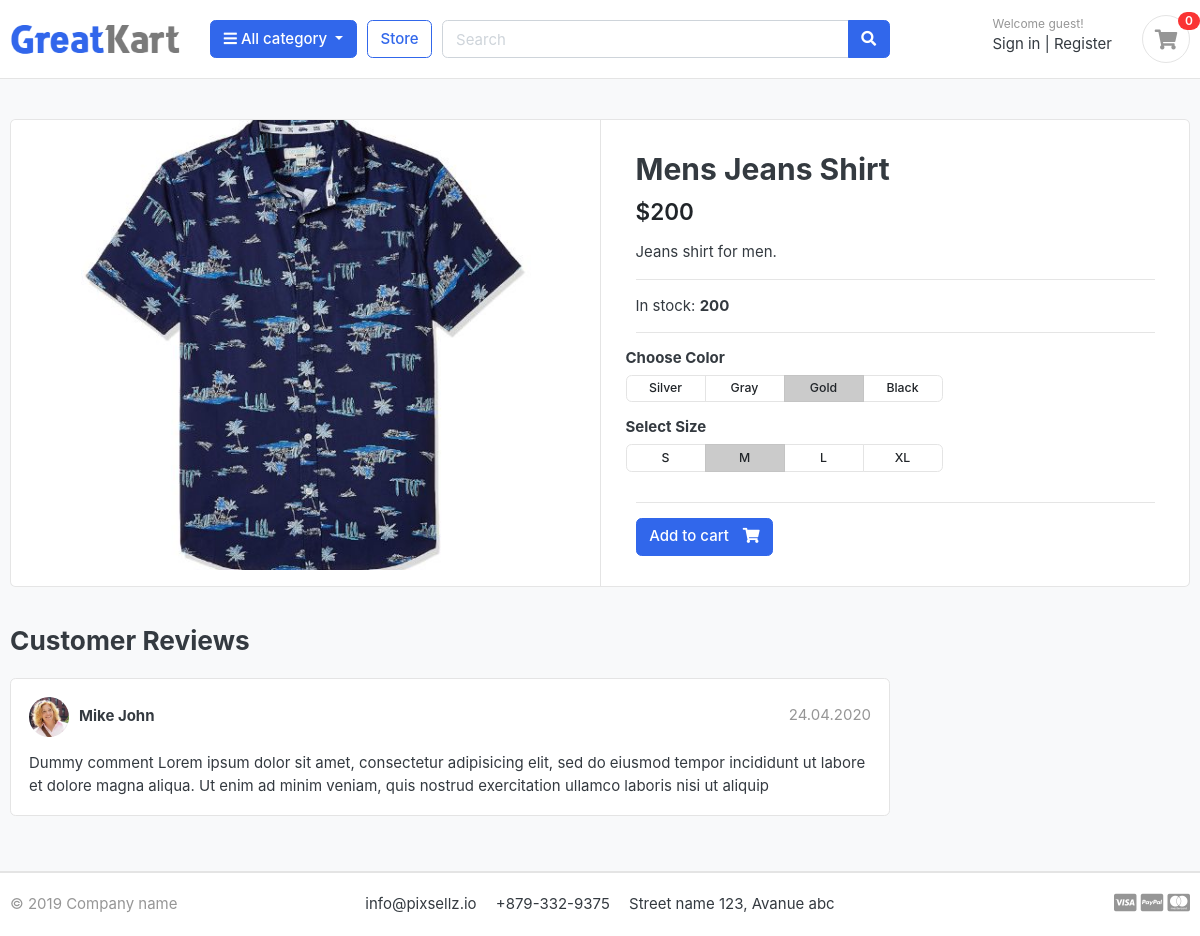
The app's page /store/shirt/mens-jeans-shirt/ with its own data.
### store/models.py (models this page shows)
class Product(models.Model):
    product_name = models.CharField(max_length=100, unique=True)
    slug = models.SlugField(max_length=100, unique=True)
    description = models.TextField(max_length=500, blank=True)
    price = models.IntegerField()
    image = models.ImageField(upload_to='photos/products')
    stock = models.IntegerField()
    is_available = models.BooleanField(default=True)
    category = models.ForeignKey(Category, on_delete=models.CASCADE)
    created_at = models.DateTimeField(auto_now_add=True)
    modified_at = models.DateTimeField(auto_now=True)
    def __str__(self):
        return self.product_name

### store/views.py (the view)
# urls.py: path('<slug:category_slug>/<slug:product_slug>/', product_details, name='product_details'),
def product_details(request, category_slug, product_slug):
    product = Product.objects.get(slug=product_slug, category__slug=category_slug)
    print(product)
    context = {'product': product}
    return render(request, 'store/product_details.html', context)

### store/templates/store/product_details.html
{% extends 'base.html' %} {% block body %}
<section class="section-content padding-y bg">
  <div class="container">
    <div class="card">
      <div class="row no-gutters">
        <aside class="col-md-6">
          <article class="gallery-wrap">
            <div class="img-big-wrap">
              <a href="#"><img src="{{ product.image.url }}" /></a>
            </div>
          </article>
        </aside>
        <main class="col-md-6 border-left">
          <article class="content-body">
            <h2 class="title">{{ product.product_name }}</h2>
            <div class="mb-3">
              <var class="price h4">${{ product.price }}</var>
            </div>
            <p>{{ product.description }}</p>
            <hr />
            In stock: <b>{{ product.stock }}</b>
            <hr />
            <div class="row">
              <div class="item-option-select">
                <h6>Choose Color</h6>
                <div
                  class="btn-group btn-group-sm btn-group-toggle"
                  data-toggle="buttons"
                >
                  <label class="btn btn-light">
                    <input type="radio" name="radio_color" /> Silver
                  </label>
                  <label class="btn btn-light">
                    <input type="radio" name="radio_color" /> Gray
                  </label>
                  <label class="btn btn-light active">
                    <input type="radio" name="radio_color checked" /> Gold
                  </label>
                  <label class="btn btn-light">
                    <input type="radio" name="radio_color" /> Black
                  </label>
                </div>
              </div>
            </div>
            <div class="row">
              <div class="item-option-select">
                <h6>Select Size</h6>
                <div
                  class="btn-group btn-group-sm btn-group-toggle"
                  data-toggle="buttons"
                >
                  <label class="btn btn-light">
                    <input type="radio" name="radio_color" /> S
                  </label>
                  <label class="btn btn-light active">
                    <input type="radio" name="radio_color" checked /> M
                  </label>
                  <label class="btn btn-light">
                    <input type="radio" name="radio_color" /> L
                  </label>
                  <label class="btn btn-light">
                    <input type="radio" name="radio_color" /> XL
                  </label>
                </div>
              </div>
            </div>
            <hr />
            <a href="{% url 'add_to_cart' product.id %}" class="btn btn-primary">
              <span class="text">Add to cart</span>
              <i class="fas fa-shopping-cart"></i>
            </a>
          </article>
        </main>
      </div>
    </div>
    <br />
    <div class="row">
      <div class="col-md-9">
        <header class="section-heading">
          <h3>Customer Reviews</h3>
        </header>
        <article class="box mb-3">
          <div class="icontext w-100">
            <img
              src="./images/avatars/avatar1.jpg"
              class="img-xs icon rounded-circle"
            />
            <div class="text">
              <span class="date text-muted float-md-right">24.04.2020 </span>
              <h6 class="mb-1">Mike John</h6>
            </div>
          </div>
          <div class="mt-3">
            <p>
              Dummy comment Lorem ipsum dolor sit amet, consectetur adipisicing
              elit, sed do eiusmod tempor incididunt ut labore et dolore magna
              aliqua. Ut enim ad minim veniam, quis nostrud exercitation ullamco
              laboris nisi ut aliquip
            </p>
          </div>
        </article>
      </div>
    </div>
  </div>
</section>
{% endblock body %}

### static/css/ui.css (style rules this page uses)
html { font-family: "Inter", sans-serif; font-size: 15px; }
.content-body { flex: 1 1 auto; padding: 2rem 2.3rem; }
.img-xs, .img-sm, .img-md, .img-lg { -o-object-fit: cover; object-fit: cover; flex-shrink: 0; flex-grow: 0; }
.img-xs { width: 40px; height: 40px; }
.padding-y { padding-top: 40px; padding-bottom: 40px; }
var { font-style: normal; }
article:after, .form-group:after { display: block; clear: both; content: ""; }
.bg { background-color: #f8f9fa; }
.section-heading { margin-bottom: 20px; margin-top: 15px; }
p:last-child { margin-bottom: 0; }
.btn-light { background-color: #fff; border-color: #e4e4e4; }
.btn .text + i { margin-left: 10px; }
.icontext { display: inline-flex; align-items: center; vertical-align: middle; }
.icontext .text { width: 100%; line-height: 1.2; }
.icontext .icon { position: relative; margin-right: 10px; flex-shrink: 0; flex-grow: 0; }
.price { font-weight: 600; color: #212529; }
.box { padding: 18px; background: #fff; border-radius: 0.37rem; border: 1px solid #e4e4e4; }
.box img { max-width: 100%; }
.gallery-wrap .img-big-wrap { margin-bottom: 10px; border-radius: 0.37rem; overflow: hidden; background-color: #fff; }
.gallery-wrap .img-big-wrap a { text-align: center; display: block; }
.gallery-wrap .img-big-wrap img { height: 450px; width: auto; display: inline-block; }
.item-option-select { margin-bottom: 1rem; display: inline-block; margin-right: 15px; }
.item-option-select .btn { min-width: 80px; }

### records on screen
Product: image (picture), product_name "Mens Jeans Shirt", price "200", description "Jeans shirt for men.", stock "200"
